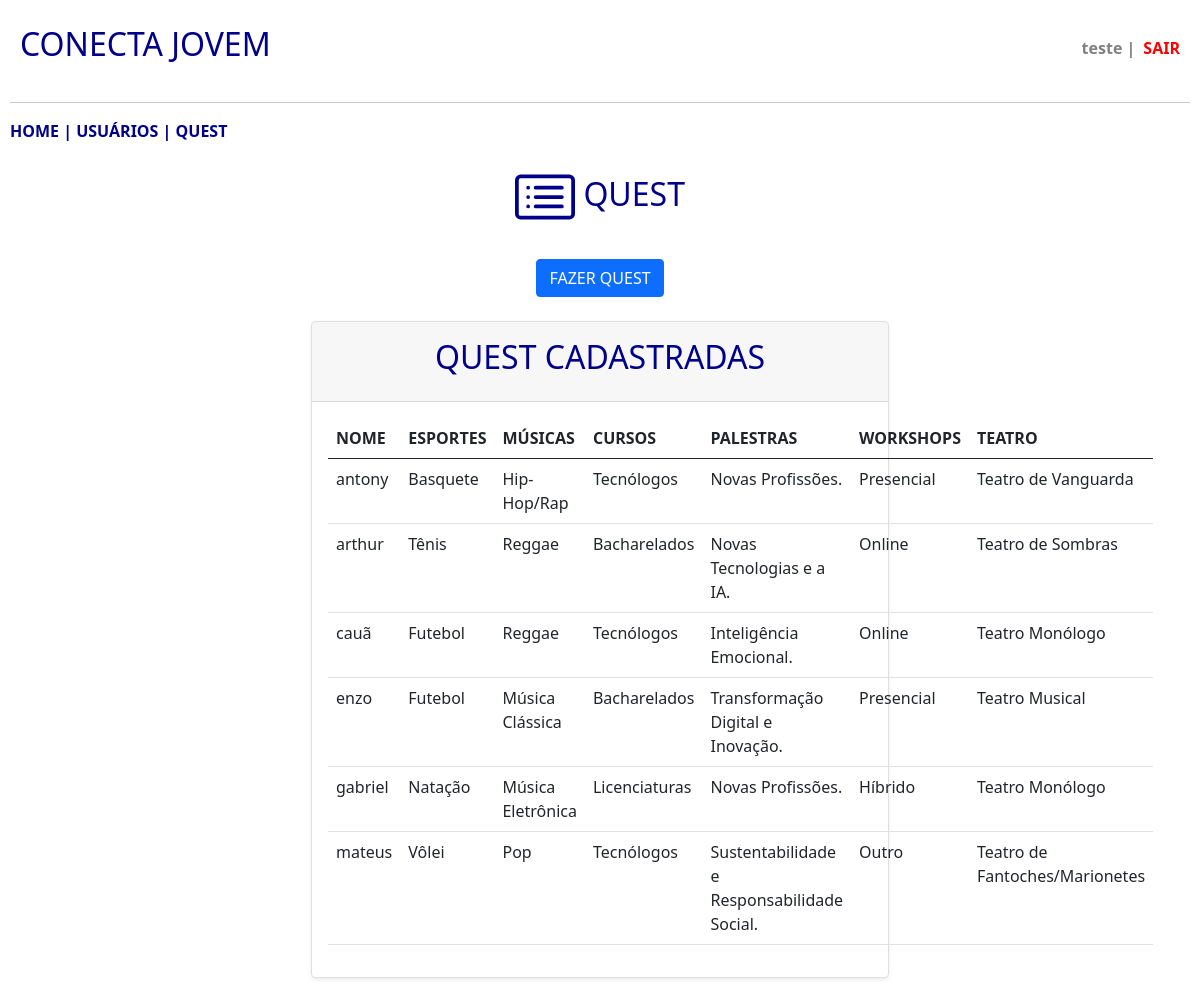
The page /conecta/conecta/quest.php (signed in) on the database its author committed.
### tables this page shows
CREATE TABLE `quest` (
  `id` int(11) NOT NULL,
  `nome` text NOT NULL,
  `esportes` text NOT NULL,
  `musicas` text NOT NULL,
  `cursos` text NOT NULL,
  `palestras` text NOT NULL,
  `workshops` text NOT NULL,
  `teatro` text NOT NULL
);

### conecta/conecta/quest.php (the view, shortened to what this page needs)
<?php
include 'conecta.php';
?>
<!DOCTYPE html>
<html lang="pt-br">
<head>
    <link href="https://cdn.jsdelivr.net/npm/bootstrap@5.0.2/dist/css/bootstrap.min.css" rel="stylesheet"
>
</head>
<body>
<header class="main-header">
    <h2>CONECTA JOVEM</h2>
    <div class="user-info">
        <?php if (!empty($_SESSION["user"])): ?>
            <?php $usuario = htmlspecialchars($_SESSION["user"]); ?>
            <span class="username"><?= $usuario ?> | </span>
            <a class="logout-link" href="sair.php">SAIR</a>
        <?php endif; ?>
    </div>
</header>
<hr>
<nav>
    <?php include 'menu.php'; ?>
</nav>
<br>
<center>
    <h2>
        &nbsp;QUEST
    </h2>
</center>
<br>
<center>
    <button type="button" class="btn btn-primary" data-bs-toggle="modal" data-bs-target="#exampleModal">
        FAZER QUEST
    </button>
</center>
<br>
<div class="row justify-content-center row-cols-1 row-cols-md-2 mb-3 text-center">
    <div class="col">
        <div class="card mb-4 rounded-3 shadow-sm">
            <div class="card-header py-3">
                <h2>QUEST CADASTRADAS</h2>
            </div>
            <div class="card-body text-start">
                <table class="table table-hover">
                    <thead>
                        <tr>
                            <th scope="col">NOME</th>
                            <th scope="col">ESPORTES</th>
                            <th scope="col">MÚSICAS</th>
                            <th scope="col">CURSOS</th>
                            <th scope="col">PALESTRAS</th>
                            <th scope="col">WORKSHOPS</th>
                            <th scope="col">TEATRO</th>
                        </tr>
                    </thead>
                    <tbody>
                        <?php
                        $pesquisa = mysqli_query($conn, "SELECT * FROM quest ORDER BY nome");
                        if (!$pesquisa) {
                            echo "<tr><td colspan='7'>Erro na consulta: " . htmlspecialchars(mysqli_error($conn)) . "</td></tr>";
                        } else {
                            if (mysqli_num_rows($pesquisa) > 0) {
                                while ($registro = mysqli_fetch_assoc($pesquisa)) {
                                    echo "<tr>";
                                    echo "<td>" . htmlspecialchars($registro['nome']) . "</td>";
                                    echo "<td>" . htmlspecialchars($registro['esportes']) . "</td>";
                                    echo "<td>" . htmlspecialchars($registro['musicas']) . "</td>";
                                    echo "<td>" . htmlspecialchars($registro['cursos']) . "</td>";
                                    echo "<td>" . htmlspecialchars($registro['palestras']) . "</td>";
                                    echo "<td>" . htmlspecialchars($registro['workshops']) . "</td>";
                                    echo "<td>" . htmlspecialchars($registro['teatro']) . "</td>";
                                    echo "</tr>";
                                }
                            } else {
                                echo "<tr><td colspan='7'>Nenhuma quest cadastrada.</td></tr>";
                            }
                        }
                        ?>
                    </tbody>
                </table>
            </div>
        </div>
    </div>
</div>
</body>
</html>

### conecta/conecta/menu.php (shortened to what this page needs)
<?php
    echo "<a href='inicio.php' style='color:#00008B;text-decoration:none;font-weight:bold;'>HOME</a>";
    echo "<b><font color='#00008B'> | </font></b>";
    echo "<a href='usu.php' style='color:#00008B;text-decoration:none;font-weight:bold;'>USUÁRIOS</a>";
    echo "<b><font color='#00008B'> | </font></b>";
    echo "<a href='quest.php' style='color:#00008B;text-decoration:none;font-weight:bold;'>QUEST</a>";
?>

### conecta/conecta/quest.php (style rules this page uses)
body { padding: 5px; margin: 5px; }
h2 { color: #00008B; }
.main-header { display: flex; justify-content: space-between; align-items: center; padding: 15px 10px; }
.user-info { display: flex; align-items: center; gap: 8px; color: gray; }
.username { font-weight: bold; }
.logout-link { color: red; font-weight: bold; text-decoration: none; }

### rows shown on the page
quest: nome "antony", esportes "Basquete", musicas "Hip-Hop/Rap", cursos "Tecnólogos", palestras "Novas Profissões.", workshops "Presencial", teatro "Teatro de Vanguarda"
quest: nome "arthur", esportes "Tênis", musicas "Reggae", cursos "Bacharelados", palestras "Novas Tecnologias e a IA.", workshops "Online", teatro "Teatro de Sombras"
quest: nome "cauã", esportes "Futebol", musicas "Reggae", cursos "Tecnólogos", palestras "Inteligência Emocional.", workshops "Online", teatro "Teatro Monólogo"
quest: nome "enzo", esportes "Futebol", musicas "Música Clássica", cursos "Bacharelados", palestras "Transformação Digital e Inovação.", workshops "Presencial", teatro "Teatro Musical"
quest: nome "gabriel", esportes "Natação", musicas "Música Eletrônica", cursos "Licenciaturas", palestras "Novas Profissões.", workshops "Híbrido", teatro "Teatro Monólogo"
quest: nome "mateus", esportes "Vôlei", musicas "Pop", cursos "Tecnólogos", palestras "Sustentabilidade e Responsabilidade Social.", workshops "Outro", teatro "Teatro de Fantoches/Marionetes"

### other values the page prints
$usuario "teste"
